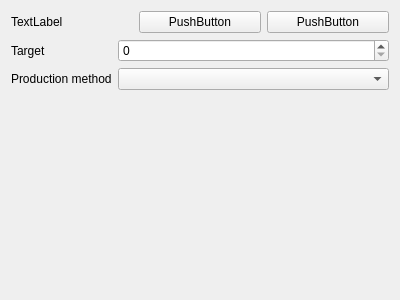
<?xml version="1.0" encoding="UTF-8"?>
<ui version="4.0">
 <class>WareConfigurator</class>
 <widget class="QWidget" name="WareConfigurator">
  <property name="geometry">
   <rect>
    <x>0</x>
    <y>0</y>
    <width>400</width>
    <height>300</height>
   </rect>
  </property>
  <property name="windowTitle">
   <string>WareConfigurator</string>
  </property>
  <layout class="QVBoxLayout" name="verticalLayout_2">
   <item>
    <layout class="QHBoxLayout" name="horizontalLayout">
     <item>
      <widget class="QLabel" name="ware_label">
       <property name="text">
        <string>TextLabel</string>
       </property>
      </widget>
     </item>
     <item>
      <widget class="QPushButton" name="show_button">
       <property name="text">
        <string>PushButton</string>
       </property>
      </widget>
     </item>
     <item>
      <widget class="QPushButton" name="remove_button">
       <property name="text">
        <string>PushButton</string>
       </property>
      </widget>
     </item>
    </layout>
   </item>
   <item>
    <layout class="QFormLayout" name="config">
     <item row="0" column="0">
      <widget class="QLabel" name="target_label">
       <property name="text">
        <string>Target</string>
       </property>
      </widget>
     </item>
     <item row="0" column="1">
      <widget class="QSpinBox" name="target_input"/>
     </item>
     <item row="1" column="0">
      <widget class="QLabel" name="production_method_label">
       <property name="text">
        <string>Production method</string>
       </property>
      </widget>
     </item>
     <item row="1" column="1">
      <widget class="QComboBox" name="production_method_combo_box"/>
     </item>
    </layout>
   </item>
  </layout>
 </widget>
 <resources/>
 <connections/>
</ui>
